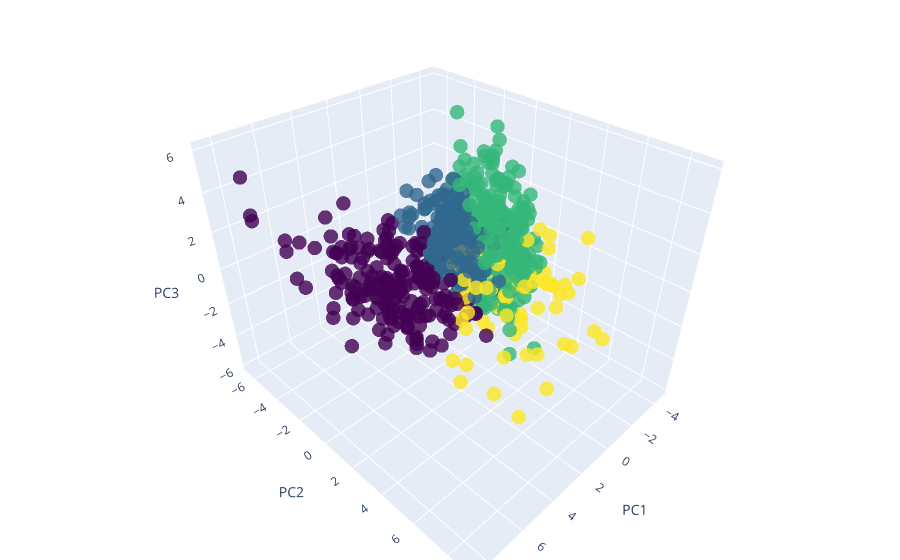

Notebook code for this chart:
### Code cell
import plotly.graph_objs as go

# Create a trace for the 3D scatter plot
scatter3d_trace = go.Scatter3d(
    x=X_pca[:, 0], y=X_pca[:, 1], z=X_pca[:, 2],
    mode='markers',
    marker=dict(
        size=5,
        color=cluster_labels,
        colorscale='Viridis',
        opacity=0.8
    )
)

# Create a layout for the 3D scatter plot
scatter3d_layout = go.Layout(
    margin=dict(l=0, r=0, b=0, t=0),
    scene=dict(
        xaxis=dict(title='PC1'),
        yaxis=dict(title='PC2'),
        zaxis=dict(title='PC3')
    ),
)

# Combine the trace and layout into a Figure object
scatter3d_fig = go.Figure(data=[scatter3d_trace], layout=scatter3d_layout)

# Display the 3D scatter plot
scatter3d_fig.show()

### Figure 1 — Plotly figure (JSON) as saved in the notebook; plotly's stock layout.template omitted (floating-point values rounded to 4 significant figures; data arrays with more than 128 entries replaced by an {"elided": "..."} marker saying what was removed)
{"data": [{"marker": {"color": {"elided": "761 int values"}, "colorscale": [[0, "#440154"], [0.1111, "#482878"], [0.2222, "#3e4989"], [0.3333, "#31688e"], [0.4444, "#26828e"], [0.5556, "#1f9e89"], [0.6667, "#35b779"], [0.7778, "#6ece58"], [0.8889, "#b5de2b"], [1, "#fde725"]], "opacity": 0.8, "size": 5}, "mode": "markers", "type": "scatter3d", "x": {"elided": "761 float values"}, "y": {"elided": "761 float values"}, "z": {"elided": "761 float values"}}], "layout": {"margin": {"b": 0, "l": 0, "r": 0, "t": 0}, "scene": {"xaxis": {"title": {"text": "PC1"}}, "yaxis": {"title": {"text": "PC2"}}, "zaxis": {"title": {"text": "PC3"}}}}}
